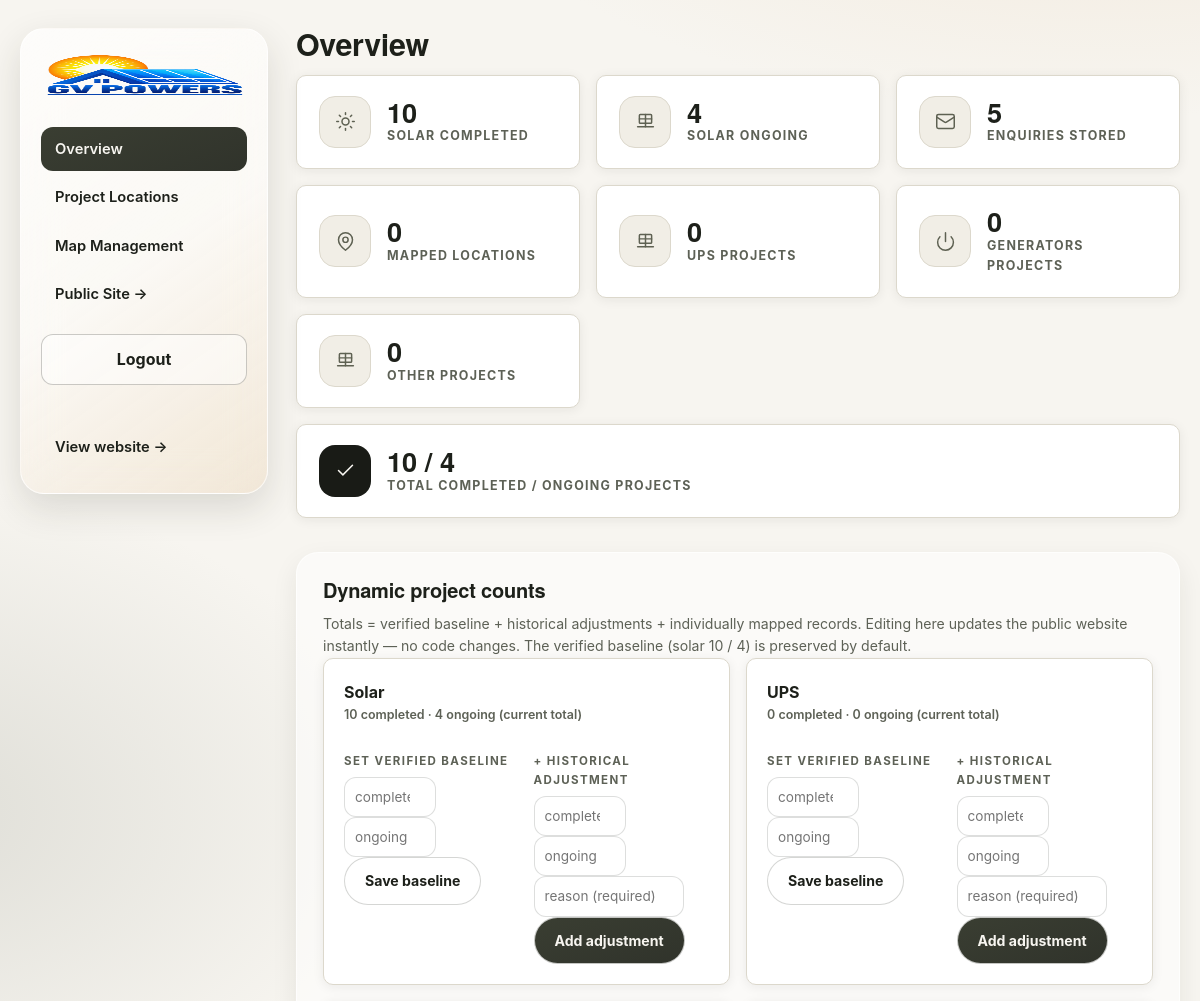
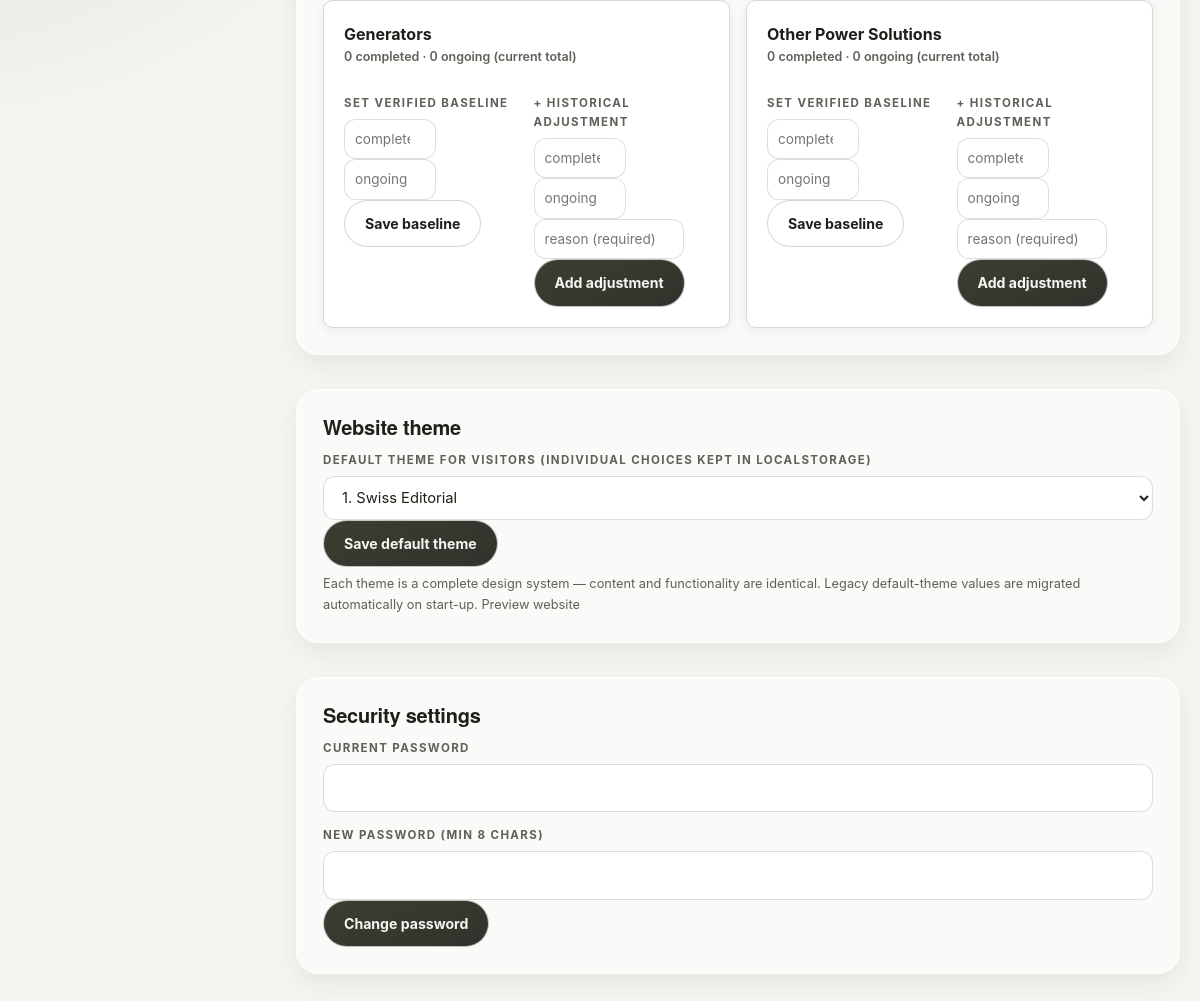
Screenshot of /admin/ (signed in) with the database file from the repository (2 pictures, top to bottom).
### tables this page shows
CREATE TABLE counts_baseline (
    category TEXT PRIMARY KEY CHECK (category IN ('solar','ups','generators','other')),
    completed_base INTEGER NOT NULL DEFAULT 0 CHECK (completed_base >= 0),
    ongoing_base INTEGER NOT NULL DEFAULT 0 CHECK (ongoing_base >= 0)
);

### routes/admin.py (the view)
    def wrapped(*args, **kwargs):
        if not is_admin():
            flash("Please sign in to continue.", "error")
            return redirect(url_for("admin.login", next=request.path))
        return view(*args, **kwargs)

### database.py (called while the page is built)
def get_db() -> sqlite3.Connection:
    if "db" not in g:
        g.db = sqlite3.connect(current_app.config["DATABASE_PATH"])
        g.db.row_factory = sqlite3.Row
        g.db.execute("PRAGMA busy_timeout = 5000")
        g.db.execute("PRAGMA foreign_keys = ON")
    return g.db

def count_enquiries() -> int:
    return get_db().execute("SELECT COUNT(*) AS c FROM enquiries").fetchone()["c"]

def list_projects(public_only: bool = False) -> list:
    sql = "SELECT * FROM project"
    if public_only:
        sql += " WHERE is_public = 1"
    sql += " ORDER BY id DESC"
    return get_db().execute(sql).fetchall()

def get_setting(key: str, default: str = "") -> str:
    row = get_db().execute("SELECT * FROM site_settings WHERE id = 1").fetchone()
    return row[key] if row and row[key] else default

### routes/admin.py (called while the page is built)
def is_admin() -> bool:
    return bool(session.get("admin_verified"))

def admin_required(view):
    def wrapped(*args, **kwargs):
        if not is_admin():
            flash("Please sign in to continue.", "error")
            return redirect(url_for("admin.login", next=request.path))
        return view(*args, **kwargs)
    wrapped.__name__ = view.__name__
    return wrapped

@admin_bp.route("/", methods=["GET"], strict_slashes=False)
@admin_required
def dashboard():
    counts = db.get_counts()
    return render_template(
        "admin/dashboard.html",
        counts=counts,
        enquiry_count=db.count_enquiries(),
        projects=db.list_projects(),
        default_theme=resolve_admin_default(db.get_setting("default_theme", DEFAULT_THEME)),
    )

### routes/themes.py (called while the page is built)
def canonical_theme(theme_id: str | None) -> str | None:
    if not theme_id:
        return None
    theme_id = theme_id.strip()
    if theme_id in THEME_IDS:
        return theme_id
    return LEGACY_THEME_MAP.get(theme_id)

def resolve_admin_default(theme_id: str | None) -> str:
    canonical = canonical_theme(theme_id)
    if canonical in ("glassmorphism-pro",):
        return DEFAULT_THEME
    return canonical or DEFAULT_THEME

### security.py (called while the page is built)
def generate_csrf_token() -> str:
    if _CSRF_SESSION_KEY not in session:
        session[_CSRF_SESSION_KEY] = secrets.token_hex(32)
    return session[_CSRF_SESSION_KEY]

### templates/admin/dashboard.html (shortened to what this page needs)
{% extends "_admin_shell.html" %}
{% set active_nav = "dashboard" %}
{% block admin_page %}
<h1 class="admin-h1">Overview</h1>
<div class="admin-grid-3">
  <div class="glass-card admin-card">
    <span class="glass-icon">{{ icon('sun') }}</span>
    <div>
      <p class="admin-card__value">{{ counts.solar.completed }}</p>
      <p class="admin-card__label">Solar completed</p>
    </div>
  </div>
  <div class="glass-card admin-card">
    <span class="glass-icon">{{ icon('panel') }}</span>
    <div>
      <p class="admin-card__value">{{ counts.solar.ongoing }}</p>
      <p class="admin-card__label">Solar ongoing</p>
    </div>
  </div>
  <div class="glass-card admin-card">
    <span class="glass-icon">{{ icon('mail') }}</span>
    <div>
      <p class="admin-card__value">{{ enquiry_count }}</p>
      <p class="admin-card__label">Enquiries stored</p>
    </div>
  </div>
  <div class="glass-card admin-card">
    <span class="glass-icon">{{ icon('map-pin') }}</span>
    <div>
      <p class="admin-card__value">{{ projects|length }}</p>
      <p class="admin-card__label">Mapped locations</p>
    </div>
  </div>
  {% for c in ("ups", "generators", "other") %}
  <div class="glass-card admin-card">
    <span class="glass-icon">{{ icon('panel' if c != 'generators' else 'power') }}</span>
    <div>
      <p class="admin-card__value">{{ counts[c].total }}</p>
      <p class="admin-card__label">{{ (c ~ " projects") | capitalize }}</p>
    </div>
  </div>
  {% endfor %}
  <div class="glass-card admin-card admin-card--wide">
    <span class="glass-icon glass-icon--dark">{{ icon('check') }}</span>
    <div>
      <p class="admin-card__value">{{ counts.all.completed }} / {{ counts.all.ongoing }}</p>
      <p class="admin-card__label">Total completed / ongoing projects</p>
    </div>
  </div>
</div>
<section class="admin-section" id="counts">
  <h2 class="admin-h2">Dynamic project counts</h2>
  <p class="admin-note">
    Totals = verified baseline + historical adjustments + individually mapped
    records. Editing here updates the public website instantly — no code changes.
    The verified baseline (solar 10 / 4) is preserved by default.
  </p>
  <div class="admin-counts">
    {% for c, label in [("solar", "Solar"), ("ups", "UPS"), ("generators", "Generators"), ("other", "Other Power Solutions")] %}
    <form method="post" action="{{ url_for('admin.counts_update') }}" class="admin-count-form glass-card">
      <p class="admin-count-form__title">{{ label }}
        <span>{{ counts[c].completed }} completed · {{ counts[c].ongoing }} ongoing (current total)</span>
      </p>
      <div class="admin-count-fields">
        <div>
          <label class="admin-label">Set verified baseline</label>
          <input type="number" min="0" name="baseline_completed" placeholder="completed" class="admin-input admin-input--sm" aria-label="{{ label }} baseline completed">
          <input type="number" min="0" name="baseline_ongoing" placeholder="ongoing" class="admin-input admin-input--sm" aria-label="{{ label }} baseline ongoing">
          <button type="submit" name="action" value="baseline" class="admin-btn admin-btn--ghost">Save baseline</button>
        </div>
        <div>
          <label class="admin-label">+ Historical adjustment</label>
          <input type="number" min="0" name="adj_completed" placeholder="completed +" class="admin-input admin-input--sm" aria-label="{{ label }} completed adjustment">
          <input type="number" min="0" name="adj_ongoing" placeholder="ongoing +" class="admin-input admin-input--sm" aria-label="{{ label }} ongoing adjustment">
          <input type="text" name="reason" placeholder="reason (required)" class="admin-input admin-input--sm admin-input--wide" aria-label="{{ label }} adjustment reason">
          <button type="submit" name="action" value="adjust" class="admin-btn">Add adjustment</button>
        </div>
      </div>
    </form>
    {% endfor %}
  </div>
</section>
<section class="admin-section" id="theme">
  <h2 class="admin-h2">Website theme</h2>
  <form method="post" action="{{ url_for('admin.settings_update') }}" class="admin-inline-form">
    <label class="admin-label" for="default_theme">Default theme for visitors (individual choices kept in localStorage)</label>
    <select id="default_theme" name="default_theme" class="admin-input">
      {% for t in themes %}
      <option value="{{ t.id }}" {{ 'selected' if t.id == default_theme }} data-glass="{{ 1 if t.id == 'glassmorphism-pro' else 0 }}">{{ loop.index }}. </option>
      {% endfor %}
    </select>
    <button class="admin-btn" type="submit">Save default theme</button>
  </form>
  <p class="admin-hint">Each theme is a complete design system — content and functionality are identical. Legacy default-theme values are migrated automatically on start-up. <a href="{{ url_for('main.index') }}" target="_blank" rel="noopener">Preview website</a></p>
</section>
<section class="admin-section" id="security">
  <h2 class="admin-h2">Security settings</h2>
  <form id="pw-form" class="admin-inline-form" data-csrf="{{ csrf_token() }}"
        action="{{ url_for('admin.change_password') }}">
    <div>
      <label class="admin-label" for="current_password">Current password</label>
      <input class="admin-input" type="password" id="current_password" name="current_password" required>
    </div>
    <div>
      <label class="admin-label" for="new_password">New password (min 8 chars)</label>
      <input class="admin-input" type="password" id="new_password" name="new_password" required minlength="8">
    </div>
    <button class="admin-btn" type="submit">Change password</button>
  </form>
</section>
{% endblock %}

### templates/_admin_shell.html (shortened to what this page needs)
{% extends "_admin_base.html" %}
{% macro nav(active) %}
<aside class="admin-sidebar">
  <img class="admin-sidebar__logo" src="{{ url_for('static', filename='images/branding/logo-full.png') }}" alt="GV Powers" width="240" height="188">
  <nav aria-label="Admin sections">
    <ul>
      <li><a class="{{ 'is-active' if active == 'dashboard' }}" href="{{ url_for('admin.dashboard') }}">Overview</a></li>
      <li><a class="{{ 'is-active' if active == 'projects' }}" href="{{ url_for('admin.projects') }}">Project Locations</a></li>
      <li><a class="{{ 'is-active' if active == 'map' }}" href="{{ url_for('admin.map_manager') }}">Map Management</a></li>
      <li><a href="{{ url_for('main.projects') }}" target="_blank" rel="noopener">Public Site &rarr;</a></li>
    </ul>
  </nav>
  <form method="post" action="{{ url_for('admin.logout') }}">
    <button type="submit" class="admin-logout">Logout</button>
  </form>
  <a class="admin-backlink" href="{{ url_for('main.index') }}">View website &rarr;</a>
</aside>
{% endmacro %}
{% block admin_content %}
<div class="admin-shell">
  {{ nav(active_nav) }}
  <div class="admin-content">
    {% block admin_page %}{% endblock %}
  </div>
</div>
{% endblock %}

### templates/_admin_base.html (shortened to what this page needs)
<!DOCTYPE html>
<html lang="en">
<head>
  <link rel="stylesheet" href="{{ url_for('static', filename='css/style.css') }}">
  <link rel="stylesheet" href="{{ url_for('static', filename='css/admin.css') }}">
</head>
<body class="admin-body" data-page="admin">
  <main id="main">
    {% block admin_content %}{% endblock %}
  </main>
</body>
</html>

### static/css/style.css (style rules this page uses)
:root { --sage: #A5A79B; --sage-deep: #8B8E7D; --sage-dark: #5E6152; --sand: #E8D2B5; --sand-soft: #EFE1CC; --ivory: #F7F5F0; --ink: #1D201A; --ink-soft: #5D6156; --deep: #191B16; --card-surface: #FFFFFF; --border-subtle: #DBD8CE; --white: #FFFFFF; --bg: #F7F5F0; --bg-alt: #EFEDE6; --surface: #FFFFFF; --surface-2: #F1EEE6; --line: #DCD8CC; --line-strong: #B9B4A5; --accent: #23261F; --accent-contrast: #F7F5F0; --headline: #1D201A; --on-dark: #F7F5F0; --font-head: "Archivo", "Helvetica Neue", Arial, sans-serif; --font-body: "Inter", "Segoe UI", system-ui, sans-serif; --shadow-soft: 0 2px 12px rgba(29, 32, 26, 0.07); --shadow-lift: 0 14px 34px rgba(29, 32, 26, 0.12); --shadow-pop: 0 24px 60px rgba(29, 32, 26, 0.22); --radius-lg: 10px; --radius-md: 8px; --radius-sm: 6px; --btn-radius: 4px; --nav-height: 76px; --container: 1240px; --space-sm: 36px; --space-md: 56px; --space-lg: 76px; --ease: cubic-bezier(0.22, 0.61, 0.36, 1); }
*, *::before, *::after { box-sizing: border-box; margin: 0; padding: 0; }
html { scroll-behavior: smooth; -webkit-text-size-adjust: 100%; }
body { font-family: var(--font-body); font-size: 1rem; line-height: 1.65; color: var(--ink); background: var(--bg); overflow-x: hidden; }
img, picture { display: block; max-width: 100%; }
img { height: auto; }
a { color: inherit; text-decoration: none; }
button { font: inherit; border: 0; cursor: pointer; background: none; color: inherit; }
input, select, textarea { font: inherit; color: inherit; }
section[id], div[id="battery-storage"] { scroll-margin-top: calc(var(--nav-height) + 20px); }
h1, h2, h3, .stat__value, .error-code { font-family: var(--font-head); font-weight: 700; line-height: 1.08; letter-spacing: -0.01em; color: var(--headline); }
.glass-card { background: var(--card-surface); border: 1px solid var(--line); border-radius: var(--radius-lg); box-shadow: var(--shadow-soft); transition: transform 0.35s var(--ease), box-shadow 0.35s var(--ease), border-color 0.35s var(--ease); }
.glass-icon { --gi-size: 56px; --gi-radius: 12px; position: relative; flex: none; display: grid; place-items: center; width: var(--gi-size); height: var(--gi-size); border-radius: var(--gi-radius); background: var(--surface-2); border: 1px solid var(--line); overflow: hidden; }
.glass-icon .icon { width: 42%; height: 42%; color: var(--sage-dark); }
.glass-icon--dark { background: var(--deep); border-color: transparent; }
.glass-icon--dark .icon { color: var(--on-dark); }
:root { --cta-bg: #E8D2B5; --cta-text: #191B16; --cta-border: rgba(25, 27, 22, 0); --cta-hover-bg: #F1DECB; --cta-hover-text: #191B16; --cta-hover-border: var(--cta-border); --cta-focus: #FFFFFF; --cta-shadow: none; }

### rows the page displays
counts_baseline: category "Solar", completed_base "10", ongoing_base "4"
counts_baseline: category "UPS", counts "0"
counts_baseline: category "Generators", counts "0"

### other values shown
{{ counts.solar.completed }} "10"
{{ counts.solar.ongoing }} "4"
{{ enquiry_count }} "5"
{{ projects|length }} "0"
{{ counts[c].total }} "0" "0" "0"
{{ (c ~ " projects") | capitalize }} "UPS PROJECTS" "GENERATORS PROJECTS" "OTHER PROJECTS"
{{ counts.all.completed }} "10"
{{ counts.all.ongoing }} "4"
{{ label }} "Other Power Solutions"
{{ counts[c].completed }} "0"
{{ counts[c].ongoing }} "0"
form field default_theme "1. Swiss Editorial"
